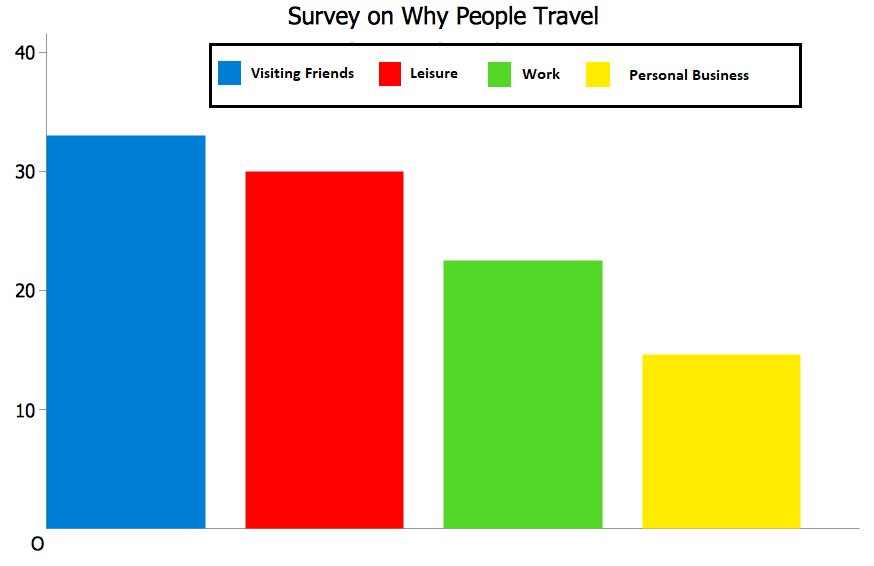
%> input picture 4.png, 874 x 566 px
$ octave bbb.m   (GNU Octave 9; MATLAB toolbox functions it lacks are replaced by stand-ins)
%> lines starting %> are read from the running program, lines starting %| are printed output that depends on the picture; in (x1, y1, x2, y2) boxes, pixels count from 0 and x2, y2 are one past the last pixel; in counts of white or black regions, pixels touching at a corner belong together; the program's own positions count from 1
clear all;
I = imread('4.png');
%> I is the input picture: size 566x874x3 uint8; mean R, G, B 203.3, 200.6, 182.9
bw0 = im2bw(I,0.99);
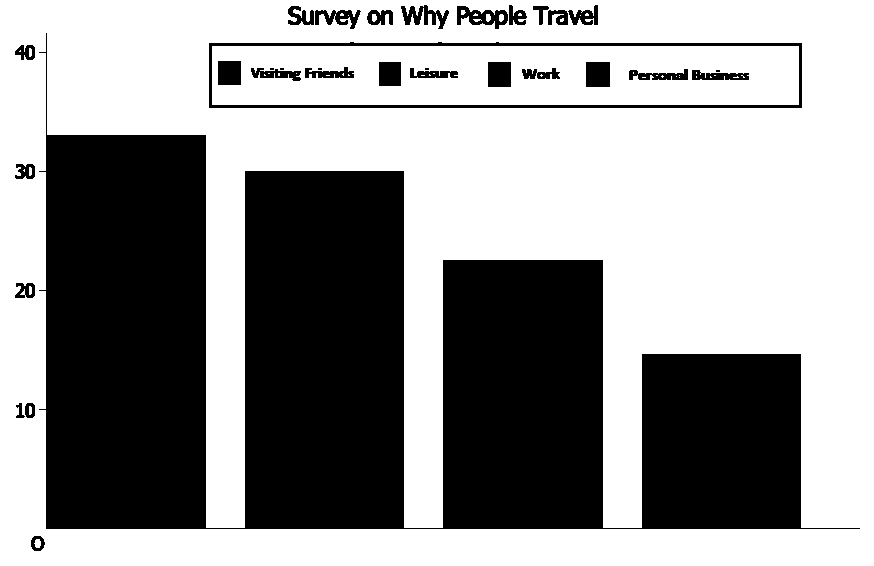
%> bw0: size 566x874 logical; 58.9% white; 32 black regions (5 under 20 px), largest, box (x1, y1, x2, y2) and area: (39, 33, 860, 529) 191133, (209, 42, 802, 108) 3923, (586, 62, 610, 87) 600
se=strel('rectangle' , [30 30]);
bw0=~bw0;
myerodedimg = imerode(bw0, se);
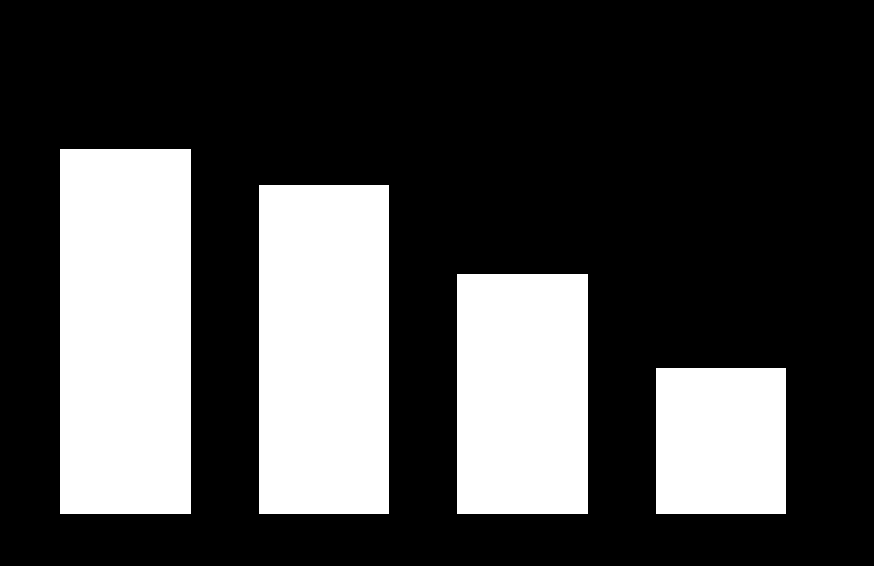
%> myerodedimg: size 566x874 logical; 28.5% white; 4 white regions, box (x1, y1, x2, y2) and area: (60, 149, 191, 514) 47815, (259, 185, 389, 514) 42770, (457, 274, 588, 514) 31440, (656, 368, 786, 514) 18980
myerodedimg = imdilate(myerodedimg,se);
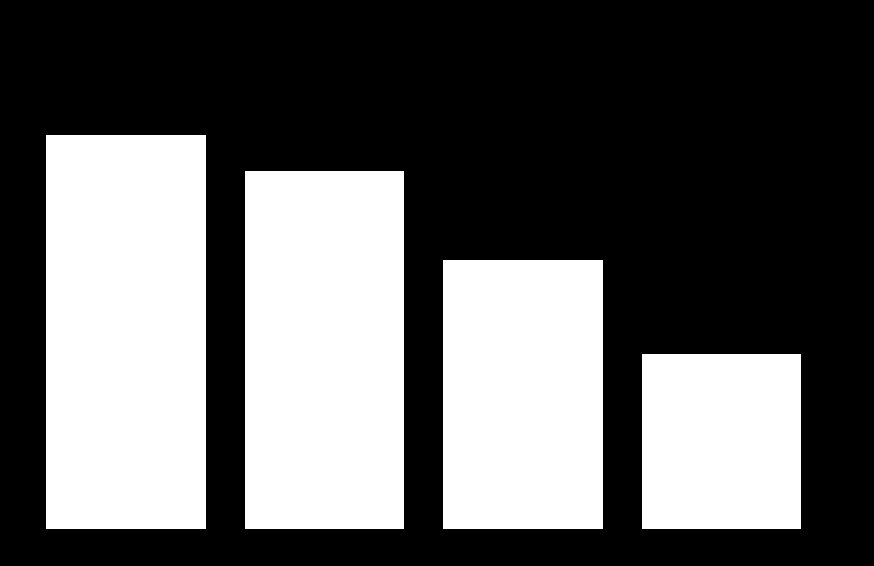
%> myerodedimg: size 566x874 logical; 38.6% white; 4 white regions, box (x1, y1, x2, y2) and area: (46, 135, 206, 529) 63040, (245, 171, 404, 529) 56922, (443, 260, 603, 529) 43040, (642, 354, 801, 529) 27825
figure ,imshow(myerodedimg);
%--------------------------------------------
In = edge(myerodedimg,'canny');
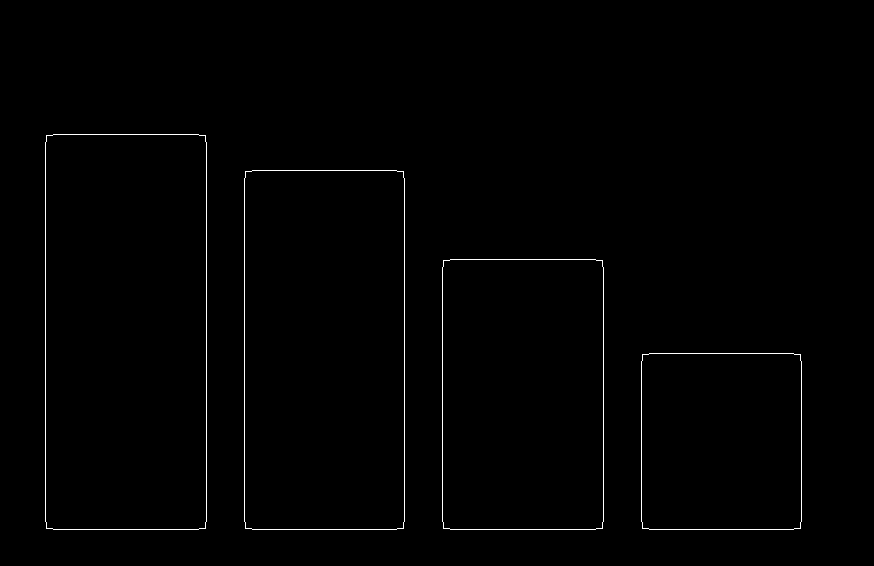
%> In: size 566x874 logical; 0.74% white in thin lines or dots, all inside (x1, y1, x2, y2) = (45, 134, 802, 530)
BW1=In;
figure,imshow(BW1);
%--------------------------------
%boundingBox
[l,~]=bwlabel(BW1);
%> l: size 566x874 double; 5 distinct labels, from 0 to 4
s = regionprops(l,'BoundingBox','Centroid');
%> s = 4 regions; box (x1, y1, x2, y2) and Centroid: (45, 134, 207, 530) [126.5 332.5], (244, 170, 405, 530) [325 350.5], (442, 259, 604, 530) [523.5 395], (641, 353, 802, 530) [722 442]
disp(s);
%|   4x1 struct array containing the fields:
%|     Centroid
%|     BoundingBox
bboxes=vertcat(s(:).BoundingBox);
%> bboxes = [45.5 134.5 162 396; 244.5 170.5 161 360; 442.5 259.5 162 271; 641.5 353.5 161 177]
disp(bboxes);
%|     45.500   134.500   162.000   396.000
%|    244.500   170.500   161.000   360.000
%|    442.500   259.500   162.000   271.000
%|    641.500   353.500   161.000   177.000
%> (the run ends here)

$ run again, with 1.png copied over 4.png
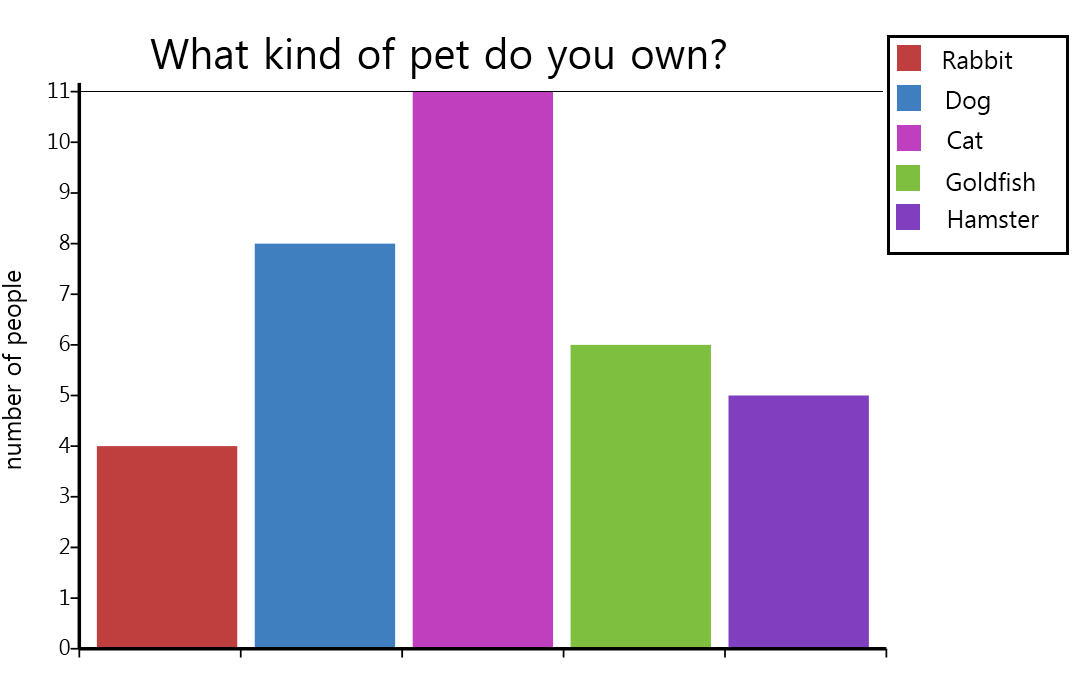
%> input picture 1.png, 1088 x 696 px
%> I is the input picture: size 696x1088x3 uint8; mean R, G, B 212.8, 200.1, 217
%> `bw0 = im2bw(I,0.99);`:
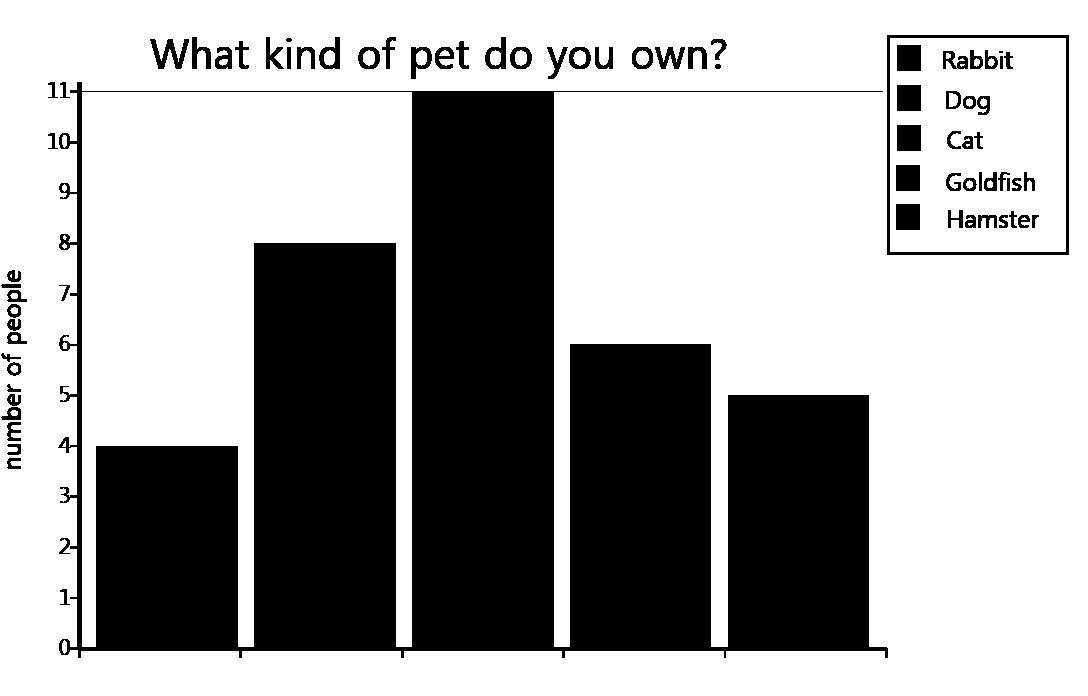
%> bw0: size 696x1088 logical; 64.8% white; 78 black regions (1 under 20 px), largest, box (x1, y1, x2, y2) and area: (58, 82, 888, 658) 250925, (887, 35, 1069, 255) 2376, (897, 45, 921, 71) 624
%> `In = edge(myerodedimg,'canny');`:
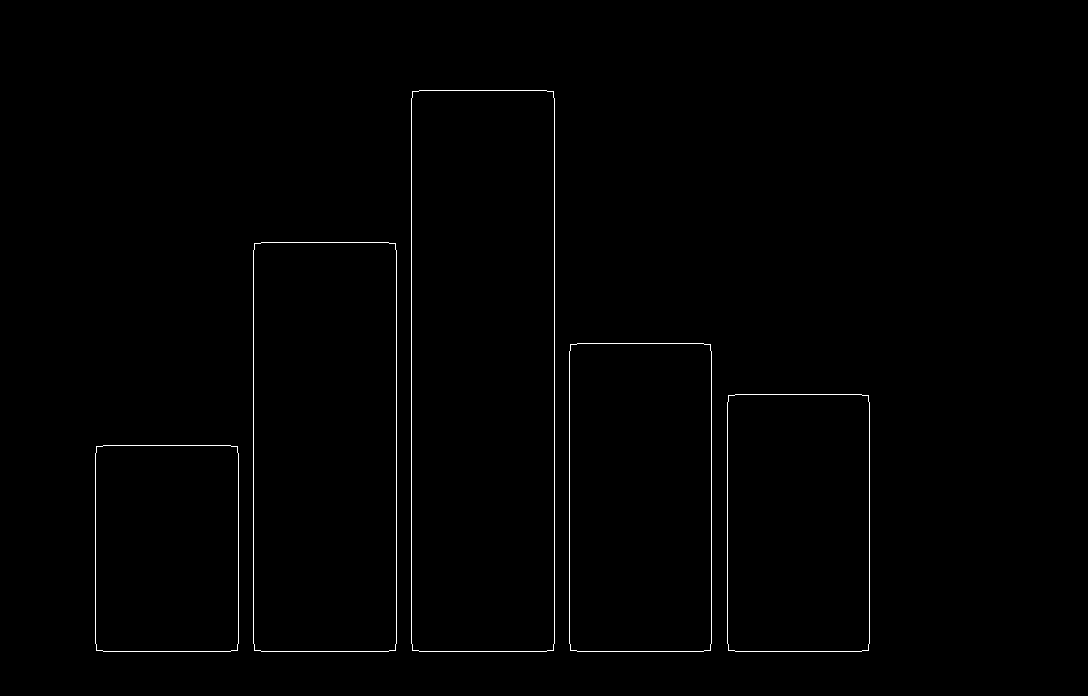
%> In: size 696x1088 logical; 0.64% white in thin lines or dots, all inside (x1, y1, x2, y2) = (95, 90, 870, 652)
%> l: size 696x1088 double; 6 distinct labels, from 0 to 5
%> s = 5 regions; box (x1, y1, x2, y2) and Centroid: (95, 445, 239, 652) [167.5 549], (253, 242, 397, 652) [325.5 447.5], (411, 90, 555, 652) [483.5 371.5], (569, 343, 712, 652) [641 498], (727, 394, 870, 652) [799 523.5]
%|   5x1 struct array containing the fields:
%|     Centroid
%|     BoundingBox
%> bboxes = [95.5 445.5 144 207; 253.5 242.5 144 410; 411.5 90.5 144 562; 569.5 343.5 143 309; 727.5 394.5 143 258]
%|     95.500   445.500   144.000   207.000
%|    253.500   242.500   144.000   410.000
%|    411.500    90.500   144.000   562.000
%|    569.500   343.500   143.000   309.000
%|    727.500   394.500   143.000   258.000

$ run again, with P1.png copied over 4.png
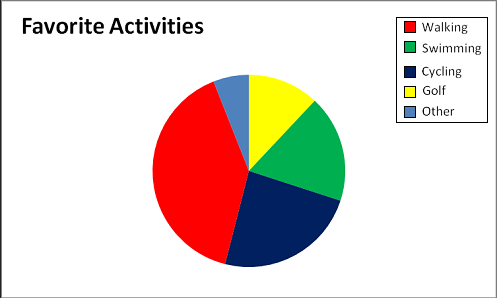
%> input picture P1.png, 497 x 298 px
%> I is the input picture: size 298x497x3 uint8; mean R, G, B 225.8, 214.1, 208.3
%> `bw0 = im2bw(I,0.99);`:
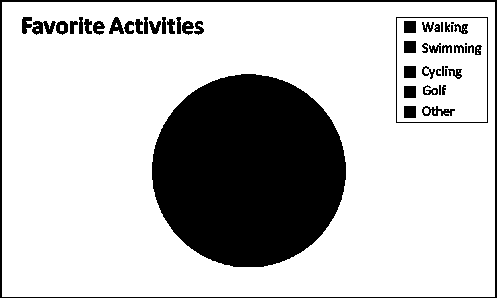
%> bw0: size 298x497 logical; 75.8% white; 50 black regions (6 under 20 px), largest, box (x1, y1, x2, y2) and area: (152, 74, 346, 267) 29367, (0, 0, 497, 298) 2671, (396, 17, 488, 123) 392
%> `In = edge(myerodedimg,'canny');`:
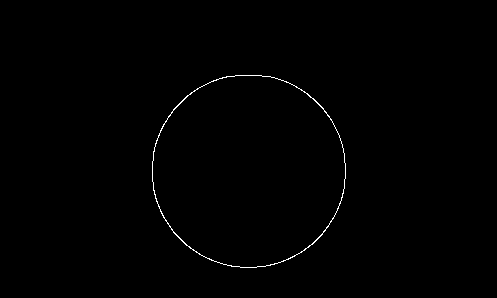
%> In: size 298x497 logical; 0.45% white in thin lines or dots, all inside (x1, y1, x2, y2) = (152, 75, 346, 268)
%> s = 1 region; box (x1, y1, x2, y2) and Centroid: (152, 75, 346, 268) [247.8 172.2]
%|     Centroid =
%|        247.76   172.24
%|     BoundingBox =
%|        152.500    75.500   194.000   193.000
%> bboxes = [152.5 75.5 194 193]
%|    152.500    75.500   194.000   193.000

$ run again, with P3.png copied over 4.png
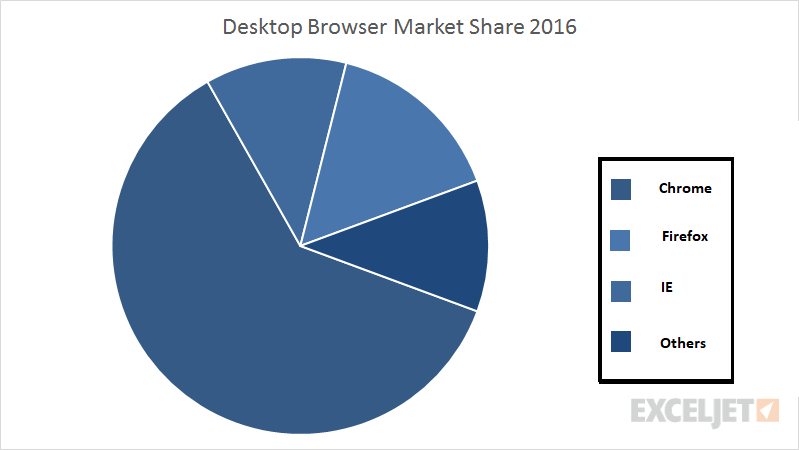
%> input picture P3.png, 799 x 450 px
%> I is the input picture: size 450x799x3 uint8; mean R, G, B 189.8, 201.7, 216.3
%> `bw0 = im2bw(I,0.99);`:
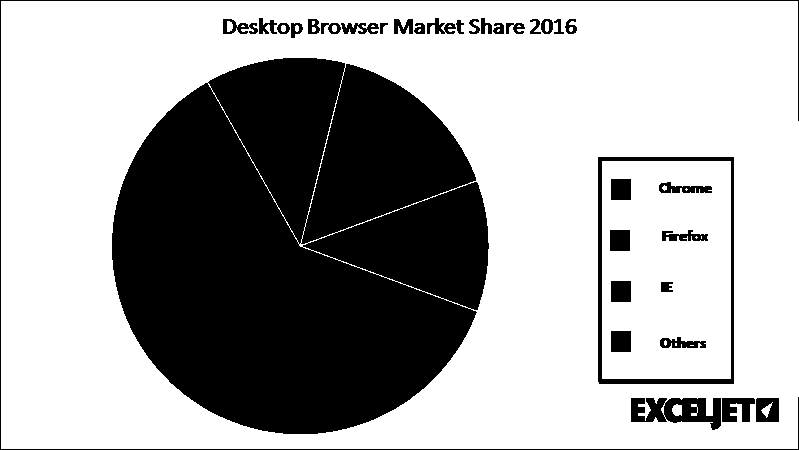
%> bw0: size 450x799 logical; 65.6% white; 34 black regions, largest, box (x1, y1, x2, y2) and area: (112, 58, 489, 434) 110560, (598, 157, 734, 384) 2748, (0, 0, 799, 450) 2218
%> `In = edge(myerodedimg,'canny');`:
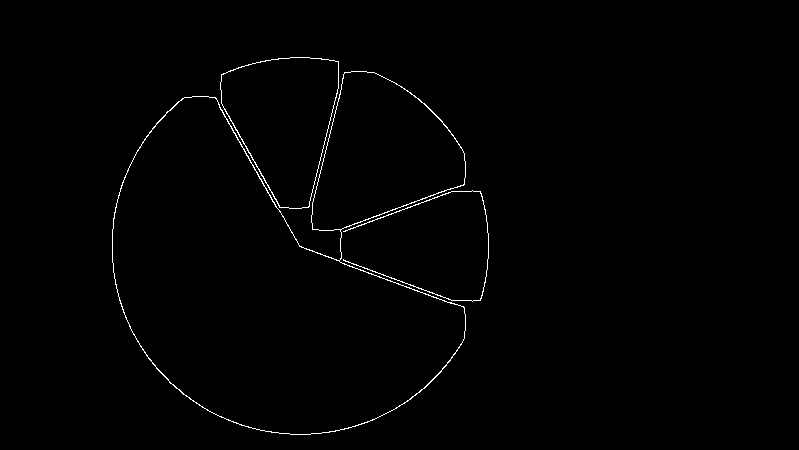
%> In: size 450x799 logical; 0.75% white in thin lines or dots, all inside (x1, y1, x2, y2) = (112, 57, 489, 435)
%> l: size 450x799 double; 4 distinct labels, from 0 to 3
%> s = 3 regions; box (x1, y1, x2, y2) and Centroid: (112, 71, 466, 435) [304.3 244.9], (220, 57, 339, 209) [282.5 124.5], (343, 190, 489, 302) [430.1 246.1]
%|   3x1 struct array containing the fields:
%|     Centroid
%|     BoundingBox
%> bboxes = [112.5 71.5 354 364; 220.5 57.5 119 152; 343.5 190.5 146 112]
%|    112.500    71.500   354.000   364.000
%|    220.500    57.500   119.000   152.000
%|    343.500   190.500   146.000   112.000
